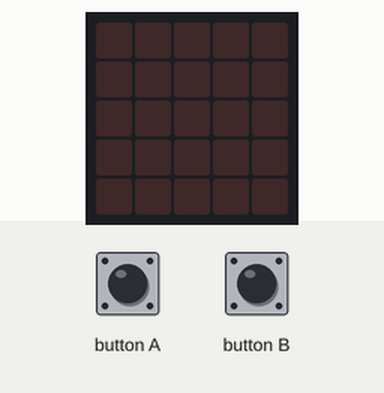
Recording of a program running on a simulated BBC micro:bit (MakeCode). On the bench: the board's 5×5 LED display. Inputs (shaded band) come from the test bench.

Above: at 1.2 s.
1.3 s: button A pressed for 0.15 s
At 2.6 s:
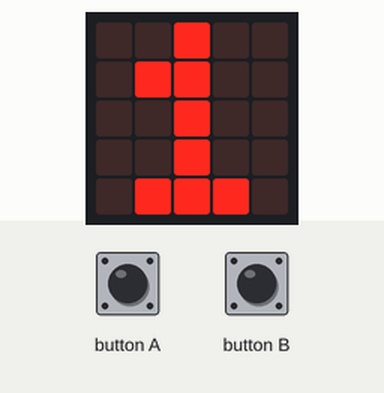
2.9 s: button B pressed for 0.15 s
At 4.1 s:
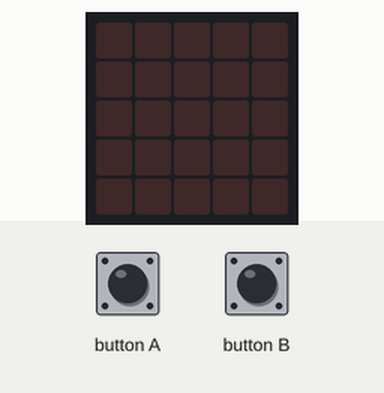
Timing chart, 0 to 5.9 s (numbered marks = the images above; inputs shaded):
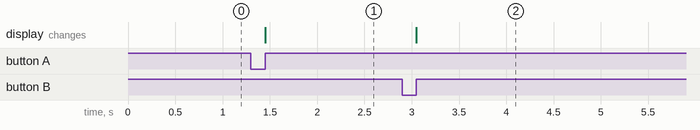

The program:

main.ts
```typescript
input.onButtonPressed(Button.A, function () {
    if (_switch == 0) {
        nombre_1 += 1
        basic.showNumber(nombre_1)
    }
    if (_switch == 1) {
        nombre_2 += 1
        basic.showNumber(nombre_2)
    }
})
input.onButtonPressed(Button.B, function () {
    basic.clearScreen()
    _switch += 1
    if (_switch == 2) {
        basic.showNumber(nombre_1 + nombre_2)
    }
})
let _switch = 0
let nombre_2 = 0
let nombre_1 = 0
nombre_1 = 0
nombre_2 = 0
_switch = 0
```

test.ts
```typescript
// les tests vont ici ; cela ne sera pas compilé si ce paquet est utilisé en tant qu'extension.
```

Measured:
- after the input at 1.3 s, the display: changes after 0.15 s (image 1)
- after the input at 2.9 s, the display: changes after 0.15 s (image 2)
